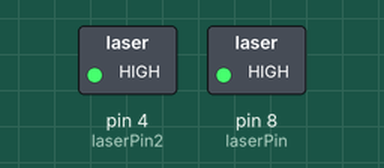
Recording of a sketch running on a simulated Arduino Uno, built with avr-gcc and run on an emulated ATmega328P. On the bench: switched loads named in the sketch (green lamp = pin HIGH). Dashed ring = blinking.

Above: at 0.5 s.
Timing chart, 0 to 4.6 s (numbered marks = the images above):
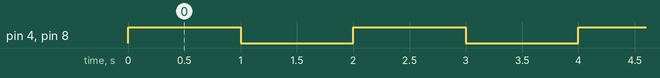

The sketch:

laser_basic_layout.ino
```cpp
int laserPin = 8;
int laserPin2 = 4;
void setup ()
{
  pinMode(laserPin, OUTPUT);
  pinMode(laserPin2, OUTPUT);
  Serial.begin(9600);
}

void loop () {
  digitalWrite(laserPin, HIGH);
  digitalWrite(laserPin2, HIGH);
  delay(1000);

  digitalWrite(laserPin, LOW);
  digitalWrite(laserPin2, LOW);
  delay(1000);


}
```

Measured:
- by itself, pin 4 (laserPin2), pin 8 (laserPin): alternates HIGH for 1.0 s and LOW for 1.0 s
